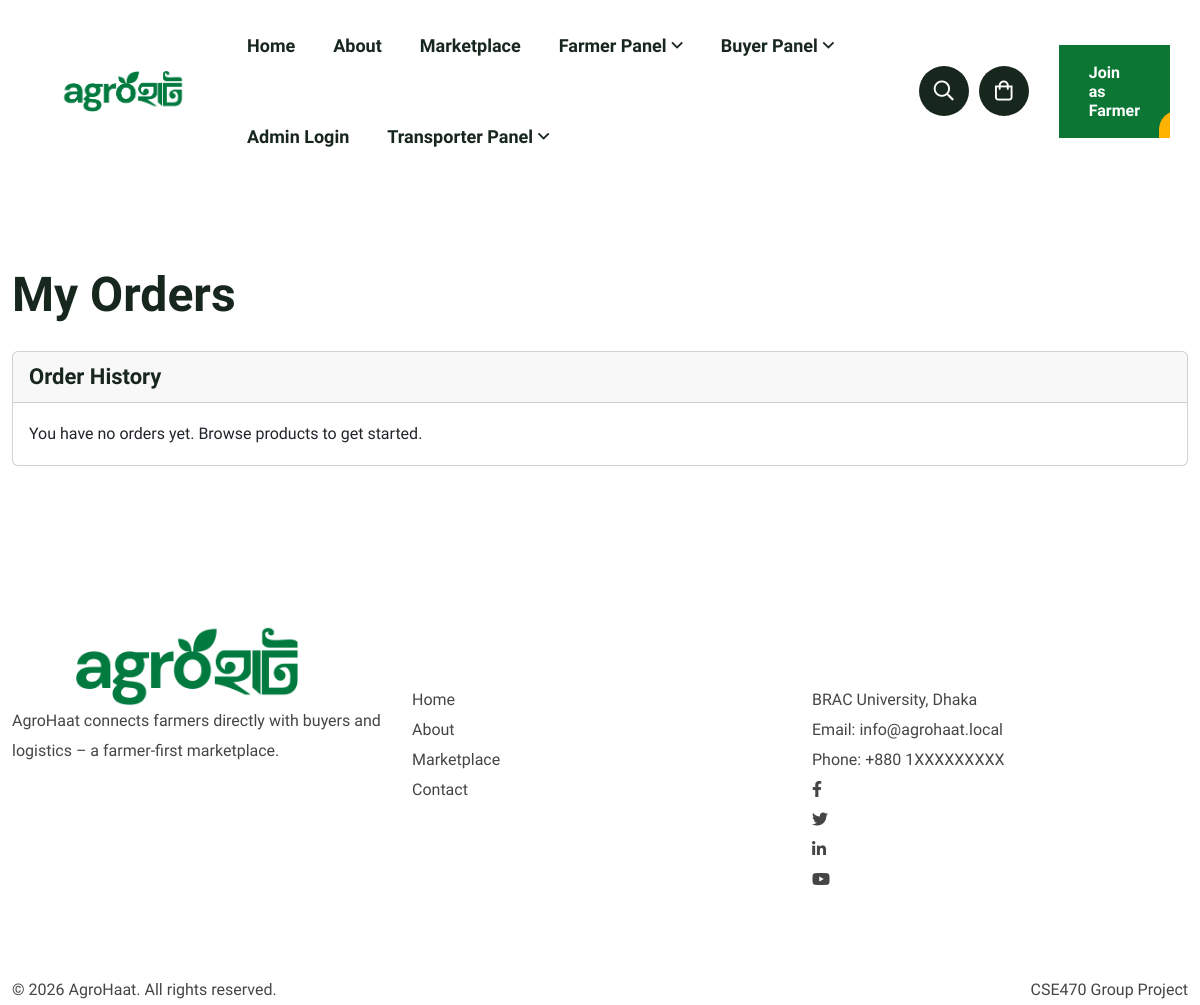
Page /public/buyer/orders.php (signed in) on the earlier database version.
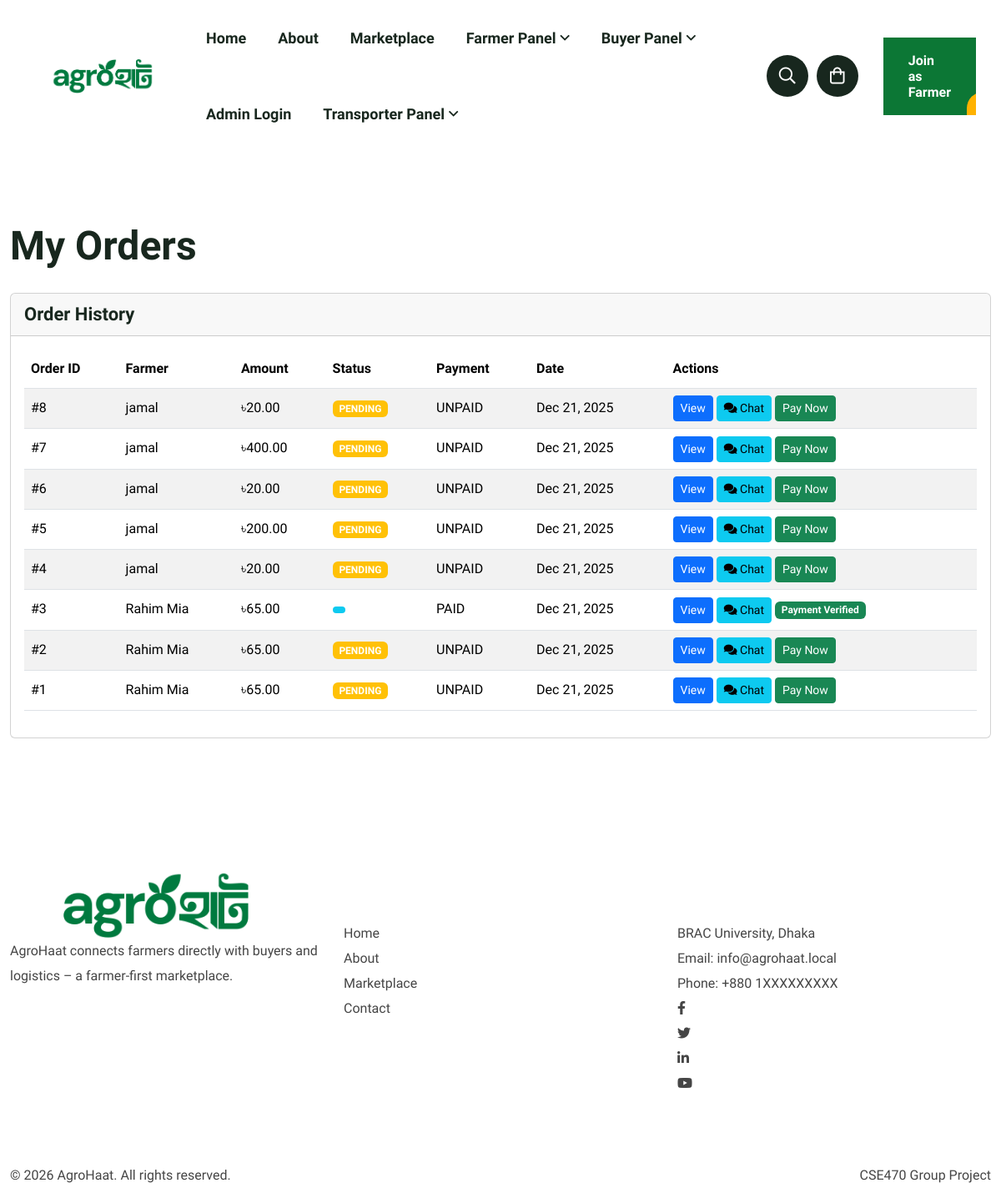
Same page on the later database version.
### tables this page shows
CREATE TABLE `orders` (
  `order_id` bigint(20) NOT NULL,
  `buyer_id` bigint(20) NOT NULL,
  `farmer_id` bigint(20) DEFAULT NULL,
  `total_amount` decimal(12,2) NOT NULL,
  `status` enum('PENDING','PAID','PROCESSING','READY_FOR_PICKUP','SHIPPED','DELIVERED','CANCELLED','DISPUTED') DEFAULT 'PENDING',
  `payment_status` enum('UNPAID','PENDING','PAID','PARTIAL','REFUNDED') DEFAULT 'UNPAID',
  `payment_method` varchar(50) DEFAULT NULL,
  `transaction_id` varchar(255) DEFAULT NULL,
  `shipping_address` text NOT NULL,
  `delivery_note` text DEFAULT NULL,
  `created_at` timestamp NOT NULL DEFAULT current_timestamp(),
  `updated_at` timestamp NULL DEFAULT NULL ON UPDATE current_timestamp()
);

CREATE TABLE `users` (
  `user_id` bigint(20) NOT NULL,
  `full_name` varchar(100) NOT NULL,
  `phone_number` varchar(15) NOT NULL,
  `email` varchar(100) DEFAULT NULL,
  `password_hash` varchar(255) NOT NULL,
  `role` enum('ADMIN','FARMER','BUYER','TRANSPORTER') NOT NULL,
  `division` varchar(50) DEFAULT NULL,
  `district` varchar(50) DEFAULT NULL,
  `upazila` varchar(50) DEFAULT NULL,
  `address_details` text DEFAULT NULL,
  `latitude` decimal(10,8) DEFAULT NULL,
  `longitude` decimal(11,8) DEFAULT NULL,
  `is_verified` tinyint(1) DEFAULT 0,
  `is_deleted` tinyint(1) DEFAULT 0,
  `created_at` timestamp NOT NULL DEFAULT current_timestamp(),
  `updated_at` timestamp NOT NULL DEFAULT current_timestamp() ON UPDATE current_timestamp()
);

### config/config.php (called while the page is built, shortened)
<?php
$BASE_URL = 'http://localhost/Agrohaat/public/';

### controllers/BuyerController.php (called while the page is built, shortened)
<?php
require_once __DIR__ . '/../models/Order.php';
class BuyerController {
    private $orderModel;
    public function __construct($pdo) {
        $this->orderModel = new Order($pdo);
    }
    public function getBuyerOrders($buyer_id) {
        return $this->orderModel->getForBuyer($buyer_id);
    }
}

### models/Order.php (called while the page is built, shortened)
<?php
class Order {
    private $pdo;
    public function __construct($pdo) {
        $this->pdo = $pdo;
    }
    public function getForBuyer($buyer_id) {
        $sql = "SELECT o.*, u.full_name AS farmer_name, u.district AS farmer_district
                FROM orders o
                LEFT JOIN users u ON u.user_id = o.farmer_id
                WHERE o.buyer_id = :bid
                ORDER BY o.created_at DESC";
        $stmt = $this->pdo->prepare($sql);
        $stmt->execute([':bid' => $buyer_id]);
        return $stmt->fetchAll();
    }
}

### public/buyer/orders.php (the view, shortened to what the changed rows need)
<?php
require_once '../../config/config.php';
require_once '../../controllers/BuyerController.php';
$controller = new BuyerController($pdo);
$orders = $controller->getBuyerOrders($_SESSION['user_id']);
include '../../includes/header.php';
?>
<section class="pt-80 pb-80">
    <div class="container">
        <h2 class="mb-4">My Orders</h2>
        <div class="card">
            <div class="card-body">
                <?php if (empty($orders)): ?>
                    <p>You have no orders yet. <a href="<?= $BASE_URL ?>shop.php">Browse products</a> to get started.</p>
                <?php else: ?>
                    <div class="table-responsive">
                        <table class="table table-striped">
                            <thead>
                                <tr>
                                    <th>Order ID</th>
                                    <th>Farmer</th>
                                    <th>Amount</th>
                                    <th>Status</th>
                                    <th>Payment</th>
                                    <th>Date</th>
                                    <th>Actions</th>
                                </tr>
                            </thead>
                            <tbody>
                                <?php foreach ($orders as $order): ?>
                                    <tr>
                                        <td>#<?= $order['order_id'] ?></td>
                                        <td><?= htmlspecialchars($order['farmer_name'] ?? 'N/A') ?></td>
                                        <td>৳<?= number_format($order['total_amount'], 2) ?></td>
                                        <td>
                                            <span class="badge bg-<?= $order['status'] === 'DELIVERED' ? 'success' : ($order['status'] === 'PENDING' ? 'warning' : 'info') ?>">
                                                <?= htmlspecialchars($order['status']) ?>
                                            </span>
                                        </td>
                                        <td><?= htmlspecialchars($order['payment_status'] ?? 'UNPAID') ?></td>
                                        <td><?= date('M j, Y', strtotime($order['created_at'])) ?></td>
                                        <td>
                                            <a href="<?= $BASE_URL ?>buyer/orders.php?id=<?= $order['order_id'] ?>" class="btn btn-sm btn-primary">View</a>
                                            <a href="<?= $BASE_URL ?>buyer/chat.php?order_id=<?= $order['order_id'] ?>" class="btn btn-sm btn-info" title="Chat with Farmer">
                                                <i class="fas fa-comments"></i> Chat
                                            </a>
                                            <?php
                                            $payment_status = $order['payment_status'] ?? 'UNPAID';
                                            $order_status = $order['status'] ?? 'PENDING';
                                            if ($payment_status === 'UNPAID' && $order_status === 'PENDING'): ?>
                                                <a href="<?= $BASE_URL ?>checkout.php?order_id=<?= $order['order_id'] ?>" class="btn btn-sm btn-success">Pay Now</a>
                                            <?php elseif ($payment_status === 'PENDING' || ($payment_status === 'UNPAID' && $order_status === 'PROCESSING')): ?>
                                                <span class="badge bg-warning">Payment Under Review</span>
                                            <?php elseif ($payment_status === 'PAID'): ?>
                                                <span class="badge bg-success">Payment Verified</span>
                                            <?php elseif ($payment_status === 'REFUNDED'): ?>
                                                <span class="badge bg-danger">Refunded</span>
                                            <?php endif; ?>
                                        </td>
                                    </tr>
                                <?php endforeach; ?>
                            </tbody>
                        </table>
                    </div>
                <?php endif; ?>
            </div>
        </div>
    </div>
</section>
<?php include '../../includes/footer.php'; ?>

Differences in the rows shown:
added orders: order_id "8", farmer.full_name "jamal", total_amount "20.00", status "PENDING", payment_status "UNPAID", created_at "Dec 21, 2025"
added orders: order_id "7", farmer.full_name "jamal", total_amount "400.00", status "PENDING", payment_status "UNPAID", created_at "Dec 21, 2025"
added orders: order_id "6", farmer.full_name "jamal", total_amount "20.00", status "PENDING", payment_status "UNPAID", created_at "Dec 21, 2025"
added orders: order_id "5", farmer.full_name "jamal", total_amount "200.00", status "PENDING", payment_status "UNPAID", created_at "Dec 21, 2025"
added orders: order_id "4", farmer.full_name "jamal", total_amount "20.00", status "PENDING", payment_status "UNPAID", created_at "Dec 21, 2025"
added orders: order_id "3", farmer.full_name "Rahim Mia", total_amount "65.00", payment_status "PAID", created_at "Dec 21, 2025", shows "Payment Verified"
added orders: order_id "2", farmer.full_name "Rahim Mia", total_amount "65.00", status "PENDING", payment_status "UNPAID", created_at "Dec 21, 2025"
added orders: order_id "1", farmer.full_name "Rahim Mia", total_amount "65.00", status "PENDING", payment_status "UNPAID", created_at "Dec 21, 2025"
Other differences:
text no longer shown: "You have no orders yet. Browse products to get started."
text now shown: "Order ID Farmer Amount Status Payment Date Actions"
